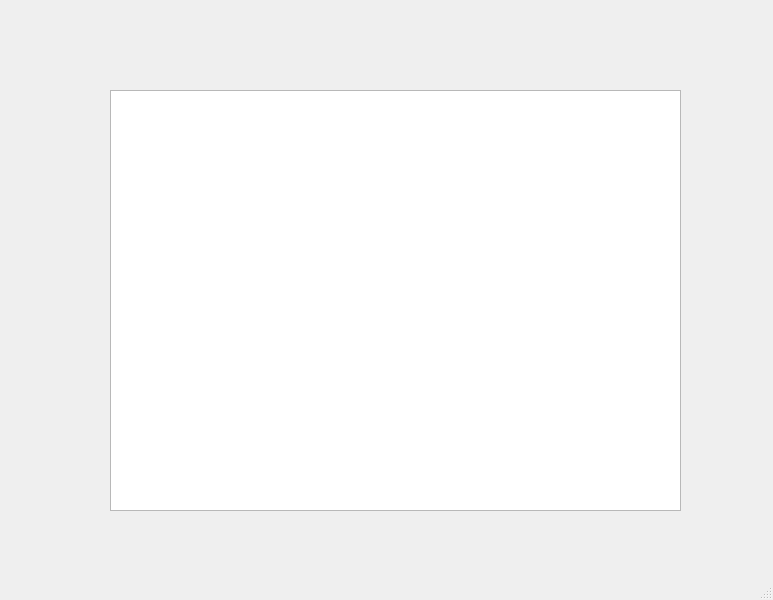
<?xml version="1.0" encoding="UTF-8"?>
<ui version="4.0">
 <class>MainWindow</class>
 <widget class="QMainWindow" name="MainWindow">
  <property name="geometry">
   <rect>
    <x>0</x>
    <y>0</y>
    <width>773</width>
    <height>600</height>
   </rect>
  </property>
  <property name="windowTitle">
   <string>MainWindow</string>
  </property>
  <widget class="QWidget" name="centralwidget">
   <widget class="QTableWidget" name="tableWidget">
    <property name="geometry">
     <rect>
      <x>110</x>
      <y>90</y>
      <width>571</width>
      <height>421</height>
     </rect>
    </property>
   </widget>
  </widget>
  <widget class="QStatusBar" name="statusbar"/>
 </widget>
 <resources/>
 <connections/>
</ui>
